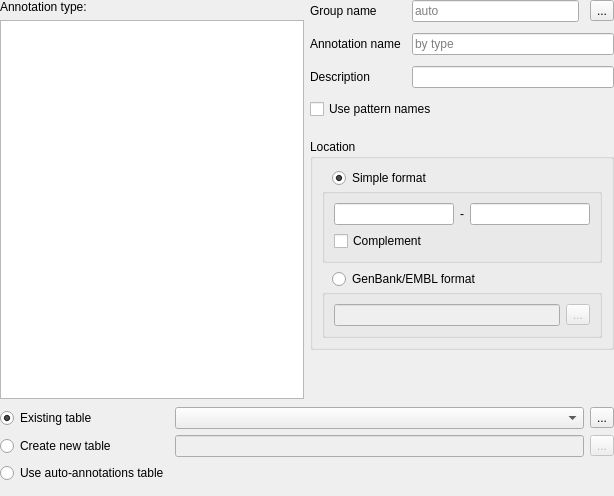
<?xml version="1.0" encoding="UTF-8"?>
<ui version="4.0">
 <class>CreateAnnotationFullWidget</class>
 <widget class="QWidget" name="CreateAnnotationFullWidget">
  <property name="geometry">
   <rect>
    <x>0</x>
    <y>0</y>
    <width>614</width>
    <height>496</height>
   </rect>
  </property>
  <property name="sizePolicy">
   <sizepolicy hsizetype="Preferred" vsizetype="Preferred">
    <horstretch>0</horstretch>
    <verstretch>0</verstretch>
   </sizepolicy>
  </property>
  <property name="windowTitle">
   <string>Create Annotations</string>
  </property>
  <layout class="QVBoxLayout" name="mainLayout">
   <property name="sizeConstraint">
    <enum>QLayout::SetMinAndMaxSize</enum>
   </property>
   <property name="leftMargin">
    <number>0</number>
   </property>
   <property name="topMargin">
    <number>0</number>
   </property>
   <property name="rightMargin">
    <number>0</number>
   </property>
   <property name="bottomMargin">
    <number>0</number>
   </property>
   <item>
    <layout class="QHBoxLayout" name="annotationParametersLayout" stretch="0,0">
     <property name="sizeConstraint">
      <enum>QLayout::SetMinAndMaxSize</enum>
     </property>
     <item>
      <layout class="QVBoxLayout" name="verticalLayout" stretch="0,1">
       <property name="sizeConstraint">
        <enum>QLayout::SetMinAndMaxSize</enum>
       </property>
       <item>
        <widget class="QLabel" name="lblAnnotationType">
         <property name="text">
          <string>Annotation type:</string>
         </property>
        </widget>
       </item>
       <item>
        <widget class="QListWidget" name="lwAnnotationType">
         <property name="sizePolicy">
          <sizepolicy hsizetype="Expanding" vsizetype="Minimum">
           <horstretch>0</horstretch>
           <verstretch>0</verstretch>
          </sizepolicy>
         </property>
        </widget>
       </item>
      </layout>
     </item>
     <item>
      <layout class="QVBoxLayout" name="spacerLayout" stretch="1,0">
       <property name="spacing">
        <number>0</number>
       </property>
       <property name="sizeConstraint">
        <enum>QLayout::SetMinAndMaxSize</enum>
       </property>
       <property name="bottomMargin">
        <number>0</number>
       </property>
       <item>
        <layout class="QVBoxLayout" name="parametersLayout">
         <property name="spacing">
          <number>20</number>
         </property>
         <property name="sizeConstraint">
          <enum>QLayout::SetMinAndMaxSize</enum>
         </property>
         <property name="topMargin">
          <number>0</number>
         </property>
         <property name="bottomMargin">
          <number>0</number>
         </property>
         <item>
          <layout class="QGridLayout" name="gridLayout">
           <property name="sizeConstraint">
            <enum>QLayout::SetMinAndMaxSize</enum>
           </property>
           <property name="spacing">
            <number>11</number>
           </property>
           <item row="1" column="0">
            <widget class="QLabel" name="lblAnnotationName">
             <property name="text">
              <string>Annotation name</string>
             </property>
            </widget>
           </item>
           <item row="3" column="0" colspan="3">
            <widget class="QCheckBox" name="chbUsePatternNames">
             <property name="toolTip">
              <string>Use names of patterns as annotations names. In case the patterns are in FASTA format</string>
             </property>
             <property name="text">
              <string>Use pattern names</string>
             </property>
            </widget>
           </item>
           <item row="0" column="0">
            <widget class="QLabel" name="lblGroupName">
             <property name="text">
              <string>Group name</string>
             </property>
            </widget>
           </item>
           <item row="0" column="2">
            <widget class="QToolButton" name="tbSelectGroupName">
             <property name="toolTip">
              <string>Predefined group names</string>
             </property>
             <property name="text">
              <string>...</string>
             </property>
             <property name="icon">
              <iconset resource="../../U2Gui.qrc">
               <normaloff>:/core/images/group_auto.png</normaloff>:/core/images/group_auto.png</iconset>
             </property>
            </widget>
           </item>
           <item row="1" column="1" colspan="2">
            <widget class="QLineEdit" name="leAnnotationName">
             <property name="maxLength">
              <number>100</number>
             </property>
             <property name="placeholderText">
              <string>by type</string>
             </property>
            </widget>
           </item>
           <item row="2" column="1" colspan="2">
            <widget class="QLineEdit" name="leDescription"/>
           </item>
           <item row="2" column="0">
            <widget class="QLabel" name="lblDescription">
             <property name="text">
              <string>Description</string>
             </property>
            </widget>
           </item>
           <item row="0" column="1">
            <widget class="QLineEdit" name="leGroupName">
             <property name="placeholderText">
              <string>auto</string>
             </property>
            </widget>
           </item>
          </layout>
         </item>
         <item>
          <widget class="QGroupBox" name="gbLocation">
           <property name="sizePolicy">
            <sizepolicy hsizetype="Preferred" vsizetype="Minimum">
             <horstretch>0</horstretch>
             <verstretch>0</verstretch>
            </sizepolicy>
           </property>
           <property name="title">
            <string>Location</string>
           </property>
           <layout class="QVBoxLayout" name="verticalLayout_2">
            <property name="sizeConstraint">
             <enum>QLayout::SetMinAndMaxSize</enum>
            </property>
            <item>
             <layout class="QVBoxLayout" name="verticalLayout_4">
              <property name="spacing">
               <number>0</number>
              </property>
              <item>
               <layout class="QHBoxLayout" name="horizontalLayout_5">
                <item>
                 <spacer name="horizontalSpacer_2">
                  <property name="orientation">
                   <enum>Qt::Horizontal</enum>
                  </property>
                  <property name="sizeType">
                   <enum>QSizePolicy::Fixed</enum>
                  </property>
                  <property name="sizeHint" stdset="0">
                   <size>
                    <width>10</width>
                    <height>0</height>
                   </size>
                  </property>
                 </spacer>
                </item>
                <item>
                 <widget class="QRadioButton" name="rbSimpleFormat">
                  <property name="text">
                   <string>Simple format</string>
                  </property>
                  <property name="checked">
                   <bool>true</bool>
                  </property>
                 </widget>
                </item>
               </layout>
              </item>
              <item>
               <widget class="QGroupBox" name="gbSimpleFormat">
                <layout class="QVBoxLayout" name="verticalLayout_3">
                 <property name="sizeConstraint">
                  <enum>QLayout::SetMinAndMaxSize</enum>
                 </property>
                 <item>
                  <layout class="QHBoxLayout" name="horizontalLayout">
                   <property name="sizeConstraint">
                    <enum>QLayout::SetMinAndMaxSize</enum>
                   </property>
                   <item>
                    <widget class="QLineEdit" name="leRegionStart"/>
                   </item>
                   <item>
                    <widget class="QLabel" name="lblDash">
                     <property name="text">
                      <string>-</string>
                     </property>
                    </widget>
                   </item>
                   <item>
                    <widget class="QLineEdit" name="leRegionEnd"/>
                   </item>
                  </layout>
                 </item>
                 <item>
                  <widget class="QCheckBox" name="chbComplement">
                   <property name="text">
                    <string>Complement</string>
                   </property>
                  </widget>
                 </item>
                </layout>
               </widget>
              </item>
             </layout>
            </item>
            <item>
             <layout class="QVBoxLayout" name="verticalLayout_5">
              <property name="spacing">
               <number>0</number>
              </property>
              <item>
               <layout class="QHBoxLayout" name="horizontalLayout_3">
                <item>
                 <spacer name="horizontalSpacer">
                  <property name="orientation">
                   <enum>Qt::Horizontal</enum>
                  </property>
                  <property name="sizeType">
                   <enum>QSizePolicy::Fixed</enum>
                  </property>
                  <property name="sizeHint" stdset="0">
                   <size>
                    <width>10</width>
                    <height>0</height>
                   </size>
                  </property>
                 </spacer>
                </item>
                <item>
                 <widget class="QRadioButton" name="rbGenbankFormat">
                  <property name="text">
                   <string>GenBank/EMBL format</string>
                  </property>
                 </widget>
                </item>
               </layout>
              </item>
              <item>
               <widget class="QGroupBox" name="gbGenbankFormat">
                <property name="enabled">
                 <bool>false</bool>
                </property>
                <layout class="QHBoxLayout" name="horizontalLayout_2">
                 <property name="sizeConstraint">
                  <enum>QLayout::SetMinAndMaxSize</enum>
                 </property>
                 <item>
                  <widget class="QLineEdit" name="leLocation">
                   <property name="toolTip">
                    <string>Annotation location in GenBank format</string>
                   </property>
                  </widget>
                 </item>
                 <item>
                  <widget class="QToolButton" name="tbDoComplement">
                   <property name="toolTip">
                    <string>Add/remove complement flag</string>
                   </property>
                   <property name="text">
                    <string>...</string>
                   </property>
                   <property name="icon">
                    <iconset resource="../../U2Gui.qrc">
                     <normaloff>:/core/images/do_complement.png</normaloff>:/core/images/do_complement.png</iconset>
                   </property>
                  </widget>
                 </item>
                </layout>
               </widget>
              </item>
             </layout>
            </item>
           </layout>
          </widget>
         </item>
        </layout>
       </item>
       <item>
        <spacer name="verticalSpacer">
         <property name="orientation">
          <enum>Qt::Vertical</enum>
         </property>
         <property name="sizeHint" stdset="0">
          <size>
           <width>20</width>
           <height>0</height>
          </size>
         </property>
        </spacer>
       </item>
      </layout>
     </item>
    </layout>
   </item>
   <item>
    <widget class="QWidget" name="saveAnnotationsInnerWidget" native="true">
     <property name="sizePolicy">
      <sizepolicy hsizetype="Preferred" vsizetype="Preferred">
       <horstretch>0</horstretch>
       <verstretch>0</verstretch>
      </sizepolicy>
     </property>
     <property name="toolTip">
      <string>Choose a file to store the annotations</string>
     </property>
     <layout class="QGridLayout" name="saveAnnotationsLayout">
      <property name="sizeConstraint">
       <enum>QLayout::SetMinAndMaxSize</enum>
      </property>
      <property name="leftMargin">
       <number>0</number>
      </property>
      <property name="topMargin">
       <number>0</number>
      </property>
      <property name="rightMargin">
       <number>0</number>
      </property>
      <property name="bottomMargin">
       <number>15</number>
      </property>
      <item row="3" column="0">
       <widget class="QRadioButton" name="rbUseAutoTable">
        <property name="text">
         <string>Use auto-annotations table</string>
        </property>
       </widget>
      </item>
      <item row="1" column="1">
       <widget class="QComboBox" name="cbExistingTable">
        <property name="sizeAdjustPolicy">
         <enum>QComboBox::AdjustToContentsOnFirstShow</enum>
        </property>
       </widget>
      </item>
      <item row="1" column="2">
       <widget class="QToolButton" name="tbBrowseExistingTable">
        <property name="text">
         <string>...</string>
        </property>
        <property name="icon">
         <iconset resource="../../U2Gui.qrc">
          <normaloff>:/core/images/load_selected_documents.png</normaloff>:/core/images/load_selected_documents.png</iconset>
        </property>
       </widget>
      </item>
      <item row="2" column="1">
       <widget class="QLineEdit" name="leNewTablePath">
        <property name="enabled">
         <bool>false</bool>
        </property>
       </widget>
      </item>
      <item row="1" column="0">
       <widget class="QRadioButton" name="rbExistingTable">
        <property name="text">
         <string>Existing table</string>
        </property>
        <property name="checked">
         <bool>true</bool>
        </property>
       </widget>
      </item>
      <item row="2" column="0">
       <widget class="QRadioButton" name="rbCreateNewTable">
        <property name="text">
         <string>Create new table</string>
        </property>
       </widget>
      </item>
      <item row="2" column="2">
       <widget class="QToolButton" name="tbBrowseNewTable">
        <property name="enabled">
         <bool>false</bool>
        </property>
        <property name="text">
         <string>...</string>
        </property>
       </widget>
      </item>
     </layout>
    </widget>
   </item>
  </layout>
 </widget>
 <tabstops>
  <tabstop>lwAnnotationType</tabstop>
  <tabstop>leGroupName</tabstop>
  <tabstop>tbSelectGroupName</tabstop>
  <tabstop>leAnnotationName</tabstop>
  <tabstop>leDescription</tabstop>
  <tabstop>chbUsePatternNames</tabstop>
  <tabstop>rbSimpleFormat</tabstop>
  <tabstop>leRegionStart</tabstop>
  <tabstop>leRegionEnd</tabstop>
  <tabstop>chbComplement</tabstop>
  <tabstop>rbGenbankFormat</tabstop>
  <tabstop>leLocation</tabstop>
  <tabstop>tbDoComplement</tabstop>
  <tabstop>rbExistingTable</tabstop>
  <tabstop>cbExistingTable</tabstop>
  <tabstop>tbBrowseExistingTable</tabstop>
  <tabstop>rbCreateNewTable</tabstop>
  <tabstop>leNewTablePath</tabstop>
  <tabstop>tbBrowseNewTable</tabstop>
  <tabstop>rbUseAutoTable</tabstop>
 </tabstops>
 <resources>
  <include location="../../U2Gui.qrc"/>
 </resources>
 <connections>
  <connection>
   <sender>rbExistingTable</sender>
   <signal>toggled(bool)</signal>
   <receiver>cbExistingTable</receiver>
   <slot>setEnabled(bool)</slot>
   <hints>
    <hint type="sourcelabel">
     <x>98</x>
     <y>387</y>
    </hint>
    <hint type="destinationlabel">
     <x>484</x>
     <y>384</y>
    </hint>
   </hints>
  </connection>
  <connection>
   <sender>rbExistingTable</sender>
   <signal>toggled(bool)</signal>
   <receiver>tbBrowseExistingTable</receiver>
   <slot>setEnabled(bool)</slot>
   <hints>
    <hint type="sourcelabel">
     <x>98</x>
     <y>387</y>
    </hint>
    <hint type="destinationlabel">
     <x>793</x>
     <y>382</y>
    </hint>
   </hints>
  </connection>
  <connection>
   <sender>rbCreateNewTable</sender>
   <signal>toggled(bool)</signal>
   <receiver>leNewTablePath</receiver>
   <slot>setEnabled(bool)</slot>
   <hints>
    <hint type="sourcelabel">
     <x>98</x>
     <y>425</y>
    </hint>
    <hint type="destinationlabel">
     <x>487</x>
     <y>425</y>
    </hint>
   </hints>
  </connection>
  <connection>
   <sender>rbCreateNewTable</sender>
   <signal>toggled(bool)</signal>
   <receiver>tbBrowseNewTable</receiver>
   <slot>setEnabled(bool)</slot>
   <hints>
    <hint type="sourcelabel">
     <x>98</x>
     <y>425</y>
    </hint>
    <hint type="destinationlabel">
     <x>794</x>
     <y>426</y>
    </hint>
   </hints>
  </connection>
  <connection>
   <sender>rbSimpleFormat</sender>
   <signal>toggled(bool)</signal>
   <receiver>gbSimpleFormat</receiver>
   <slot>setEnabled(bool)</slot>
   <hints>
    <hint type="sourcelabel">
     <x>450</x>
     <y>162</y>
    </hint>
    <hint type="destinationlabel">
     <x>440</x>
     <y>211</y>
    </hint>
   </hints>
  </connection>
  <connection>
   <sender>rbGenbankFormat</sender>
   <signal>toggled(bool)</signal>
   <receiver>gbGenbankFormat</receiver>
   <slot>setEnabled(bool)</slot>
   <hints>
    <hint type="sourcelabel">
     <x>450</x>
     <y>271</y>
    </hint>
    <hint type="destinationlabel">
     <x>440</x>
     <y>310</y>
    </hint>
   </hints>
  </connection>
 </connections>
</ui>
